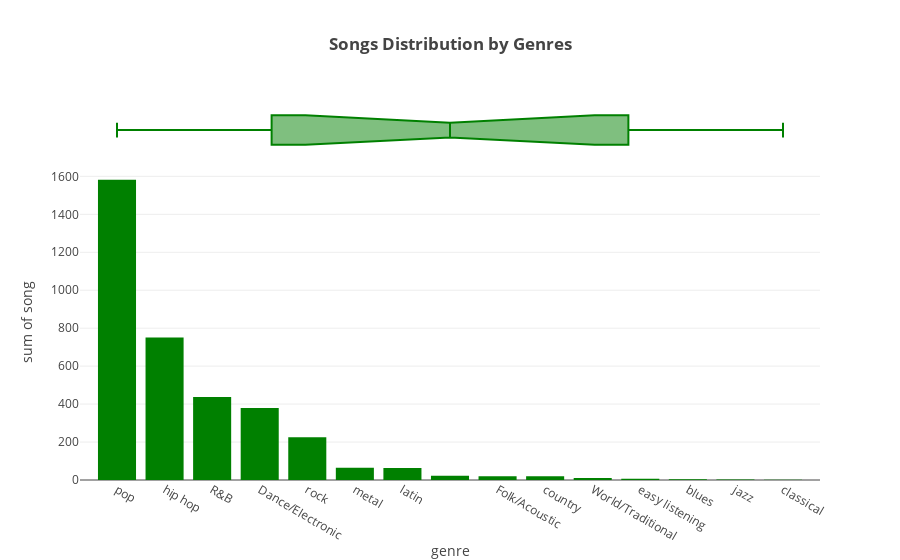

The cell this chart's notebook holds for it:
### Code cell
#Song Distribution by Genre

fig=px.histogram(data.groupby('genre',as_index=False)
                 .count()
                 .sort_values(by='song',ascending=False)
                 ,x='genre',y='song'
                 ,color_discrete_sequence=['green']
                 ,template='xgridoff',marginal='box'
                 ,title='<b>Songs Distribution by Genres</b>')
fig.update_layout(title_x=0.5)

### Figure 1 — Plotly figure (JSON) as saved in the notebook; plotly's stock layout.template omitted (floating-point values rounded to 4 significant figures)
{"data": [{"alignmentgroup": "True", "bingroup": "x", "histfunc": "sum", "hovertemplate": "genre=%{x}<br>sum of song=%{y}<extra></extra>", "legendgroup": "", "marker": {"color": "green", "pattern": {"shape": ""}}, "name": "", "offsetgroup": "", "orientation": "v", "showlegend": false, "type": "histogram", "x": ["pop", "hip hop", "R&B", "Dance/Electronic", "rock", "metal", "latin", "", "Folk/Acoustic", "country", "World/Traditional", "easy listening", "blues", "jazz", "classical"], "xaxis": "x", "y": [1582, 751, 437, 380, 225, 64, 63, 22, 20, 20, 10, 7, 4, 2, 1], "yaxis": "y"}, {"alignmentgroup": "True", "hovertemplate": "genre=%{x}<extra></extra>", "legendgroup": "", "marker": {"color": "green"}, "name": "", "notched": true, "offsetgroup": "", "showlegend": false, "type": "box", "x": ["pop", "hip hop", "R&B", "Dance/Electronic", "rock", "metal", "latin", "", "Folk/Acoustic", "country", "World/Traditional", "easy listening", "blues", "jazz", "classical"], "xaxis": "x2", "yaxis": "y2"}], "layout": {"barmode": "relative", "legend": {"tracegroupgap": 0}, "title": {"text": "<b>Songs Distribution by Genres</b>", "x": 0.5}, "xaxis": {"anchor": "y", "domain": [0, 1], "title": {"text": "genre"}}, "xaxis2": {"anchor": "y2", "domain": [0, 1], "matches": "x", "showticklabels": false}, "yaxis": {"anchor": "x", "domain": [0, 0.8316], "title": {"text": "sum of song"}}, "yaxis2": {"anchor": "x2", "domain": [0.8416, 1], "matches": "y2", "showgrid": false, "showline": false, "showticklabels": false, "ticks": ""}}}
